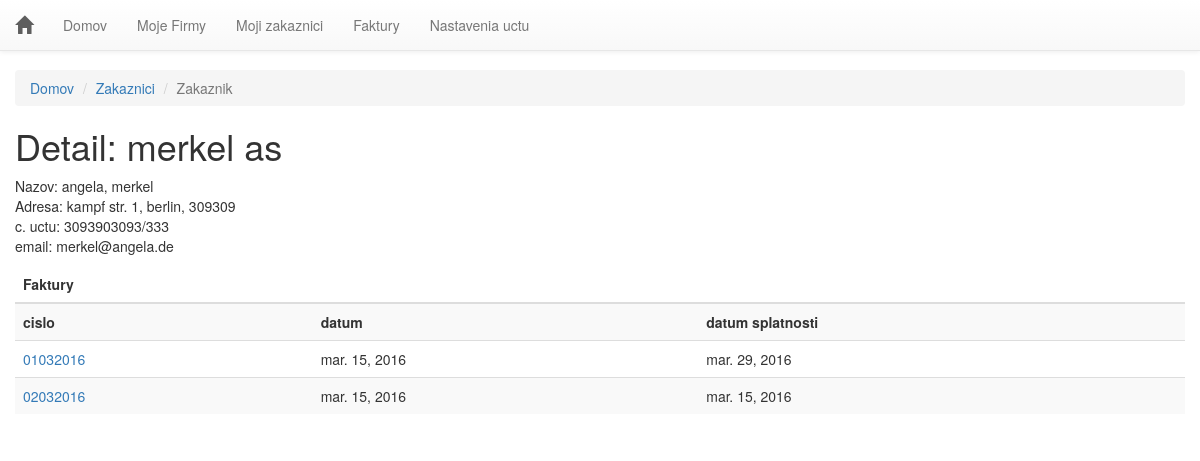
Screenshot of /zakaznik/1/ (signed in) with the database file from the repository.
### invoice/models.py (models this page shows, shortened)
class Zakaznik(models.Model):
	id = models.AutoField(primary_key=True)
	db_uuid = models.UUIDField(unique=True, default=uuid.uuid4, editable=False)
	owner = models.ForeignKey(Login, blank=False)
	creator = models.ForeignKey(Firma, blank=False)
	nazov = models.CharField(blank=True, max_length=200)
	meno = models.CharField(blank=True, max_length=50)
	cislo = models.CharField(blank=True, max_length=50)
	priezvisko = models.CharField(blank=True, max_length=50)
	adresa_ulica = models.CharField(max_length=200)
	adresa_mesto = models.CharField(max_length=90)
	adresa_psc = models.CharField(max_length=20)
	ico = models.CharField(blank=False, max_length=50)
	dic = models.CharField(blank=False, max_length=50)
	icdph = models.CharField(blank=False, max_length=50)
	banka = models.CharField(blank=False, max_length=100)
	cislo_uctu = models.CharField(blank=False, max_length=100)
	email = models.EmailField(blank=False)
	telefon = models.CharField(max_length=50)

class Faktura(models.Model):
	id = models.AutoField(primary_key=True)
	db_uuid = models.UUIDField(unique=True, default=uuid.uuid4, editable=False)
	owner = models.ForeignKey(Login, blank=False)
	creator = models.ForeignKey(Firma, blank=False)
	created_for = models.ForeignKey(Zakaznik, blank=False)
	cislo_faktury = models.CharField(blank=False, max_length=150)
	datum_vystavenia = models.DateField(blank=False)
	datum_splatnosti = models.DateField(blank=False)
	datum_dodania = models.DateField(blank=False)
	konstantny_symbol = models.CharField(blank=False, max_length=150)
	doprava = models.CharField(blank=True, max_length=150)
	komentar = models.TextField(max_length=3000)

### invoice/views.py (the view)
# urls.py: url(r'^zakaznik/(?P<zakaznik_id>\d+)/', views.zakaznik, name='zakaznik'),
@login_required(login_url='/logmein/')
def zakaznik(request, zakaznik_id):
	zakaznik = get_object_or_404(Zakaznik, pk=zakaznik_id)
	zoznam = Faktura.objects.filter(created_for=zakaznik.id)
	t = loader.get_template('invoice/zakaznik.html')
	c = Context({'zakaznik': zakaznik, 'zoznam': zoznam})
	return HttpResponse(t.render(c))

### templates/invoice/zakaznik.html (shortened to what this page needs)
<!DOCTYPE html>
<html>
<head>
{% include "invoice/head.html" %}
</head>
<body>
	{% include "invoice/nav.html" %}
<div class="container-fluid">
<ol class="breadcrumb">
  <li><a href="/">Domov</a></li>
  <li><a href="{% url 'invoice:zakaznik_all' %}">Zakaznici</a></li>
  <li class="active">Zakaznik</li>
</ol>
<h1>Detail: {{zakaznik.nazov}}</h1>
{% if zoznam %}
        <p>
        Nazov: {{ zakaznik.meno }}, {{ zakaznik.priezvisko }}<br />
        Adresa: {{zakaznik.adresa_ulica}}, {{ zakaznik.adresa_mesto }}, {{ zakaznik.adresa_psc }}<br />
        c. uctu: {{zakaznik.cislo_uctu}}<br />
        email: {{zakaznik.email}}
        </p>
        <div class="table-responsive"><table class="table table-striped table-hover"><thead>
			 <tr><th colspan="3">Faktury</th></tr></thead>
         <tbody>
    <tr><th>cislo</th><th>datum</th><th>datum splatnosti</th></tr>
    {% for x in zoznam.all %}
    <tr><td><a href="{% url 'invoice:detail' x.id %}">{{x.cislo_faktury}}</a></td><td>{{x.datum_vystavenia}}</td><td>{{x.datum_splatnosti}}</td></tr>
    {% endfor %}
	</tbody>
</table></div>
       {% else %}
    <p>Ziaden zaznam.</p>
{% endif %}
</div>
</body>
</html>

### templates/invoice/head.html (style rules this page uses)
body { padding-top: 70px; }

### rows the page displays
Zakaznik: nazov "merkel as", meno "angela", priezvisko "merkel", adresa_ulica "kampf str. 1", adresa_mesto "berlin", adresa_psc "309309", cislo_uctu "3093903093/333", email "merkel@angela.de"
Faktura: cislo_faktury "01032016", datum_vystavenia "mar. 15, 2016", datum_splatnosti "mar. 29, 2016"
Faktura: cislo_faktury "02032016", datum_vystavenia "mar. 15, 2016", datum_splatnosti "mar. 15, 2016"
